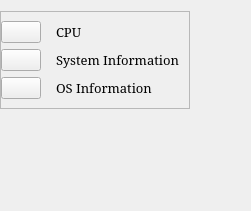
                      <widget class="QWidget" name="rasp_info_btn">
                       <property name="geometry">
                        <rect>
                         <x>0</x>
                         <y>0</y>
                         <width>251</width>
                         <height>211</height>
                        </rect>
                       </property>
                       <attribute name="icon">
                        <iconset resource="../static/resource.qrc">
                         <normaloff>:/newPrefix/icons/icons/feather/hard-drive.svg</normaloff>:/newPrefix/icons/icons/feather/hard-drive.svg</iconset>
                       </attribute>
                       <attribute name="label">
                        <string>Rasp Information</string>
                       </attribute>
                       <layout class="QHBoxLayout" name="horizontalLayout_12">
                        <property name="leftMargin">
                         <number>0</number>
                        </property>
                        <item alignment="Qt::AlignLeft|Qt::AlignTop">
                         <widget class="QFrame" name="frame_5">
                          <property name="frameShape">
                           <enum>QFrame::StyledPanel</enum>
                          </property>
                          <property name="frameShadow">
                           <enum>QFrame::Raised</enum>
                          </property>
                          <layout class="QGridLayout" name="gridLayout_4">
                           <property name="leftMargin">
                            <number>0</number>
                           </property>
                           <property name="horizontalSpacing">
                            <number>15</number>
                           </property>
                           <item row="2" column="0">
                            <widget class="QPushButton" name="pushButton_4">
                             <property name="text">
                              <string/>
                             </property>
                             <property name="icon">
                              <iconset resource="../static/resource.qrc">
                               <normaloff>:/newPrefix/icons/icons/feather/inbox.svg</normaloff>:/newPrefix/icons/icons/feather/inbox.svg</iconset>
                             </property>
                             <property name="iconSize">
                              <size>
                               <width>32</width>
                               <height>32</height>
                              </size>
                             </property>
                            </widget>
                           </item>
                           <item row="0" column="0">
                            <widget class="QPushButton" name="pushButton_2">
                             <property name="text">
                              <string/>
                             </property>
                             <property name="icon">
                              <iconset resource="../static/resource.qrc">
                               <normaloff>:/newPrefix/icons/icons/feather/cpu.svg</normaloff>:/newPrefix/icons/icons/feather/cpu.svg</iconset>
                             </property>
                             <property name="iconSize">
                              <size>
                               <width>32</width>
                               <height>32</height>
                              </size>
                             </property>
                            </widget>
                           </item>
                           <item row="1" column="0">
                            <widget class="QPushButton" name="pushButton_3">
                             <property name="text">
                              <string/>
                             </property>
                             <property name="icon">
                              <iconset resource="../static/resource.qrc">
                               <normaloff>:/newPrefix/icons/icons/feather/monitor.svg</normaloff>:/newPrefix/icons/icons/feather/monitor.svg</iconset>
                             </property>
                             <property name="iconSize">
                              <size>
                               <width>32</width>
                               <height>32</height>
                              </size>
                             </property>
                            </widget>
                           </item>
                           <item row="0" column="1">
                            <widget class="QLabel" name="label_7">
                             <property name="font">
                              <font>
                               <family>Constantia</family>
                               <pointsize>10</pointsize>
                              </font>
                             </property>
                             <property name="text">
                              <string>CPU</string>
                             </property>
                            </widget>
                           </item>
                           <item row="1" column="1">
                            <widget class="QLabel" name="label_8">
                             <property name="font">
                              <font>
                               <family>Constantia</family>
                               <pointsize>10</pointsize>
                              </font>
                             </property>
                             <property name="text">
                              <string>System Information</string>
                             </property>
                            </widget>
                           </item>
                           <item row="2" column="1">
                            <widget class="QLabel" name="label_9">
                             <property name="font">
                              <font>
                               <family>Constantia</family>
                               <pointsize>10</pointsize>
                              </font>
                             </property>
                             <property name="text">
                              <string>OS Information</string>
                             </property>
                            </widget>
                           </item>
                          </layout>
                         </widget>
                        </item>
                       </layout>
                      </widget>
